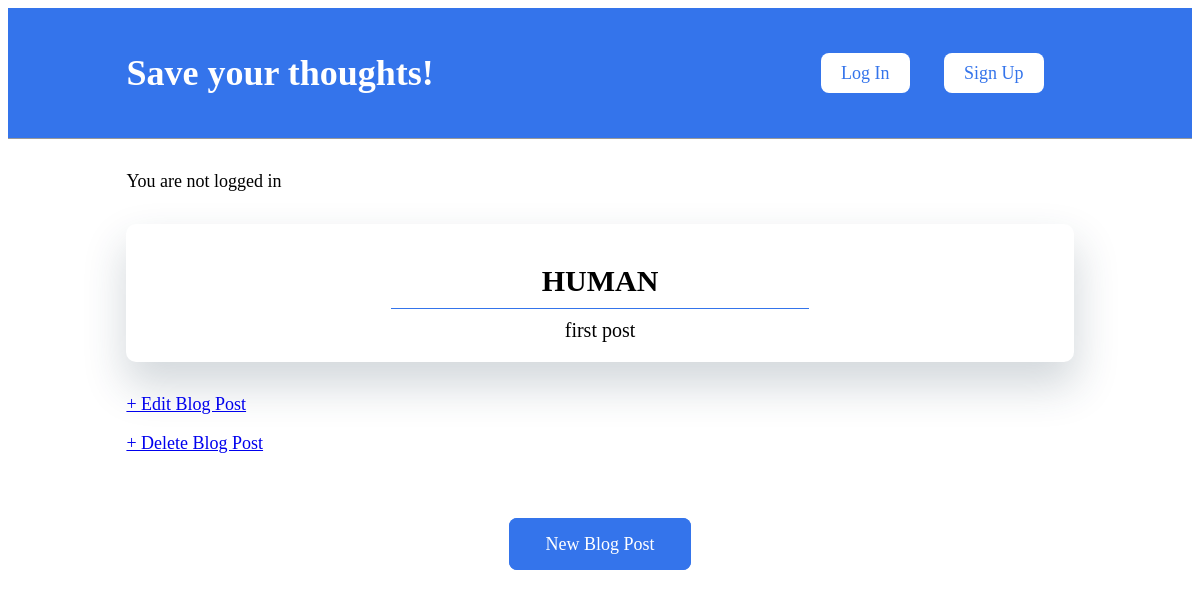
/post/1/, run on an earlier commit of the app's database.
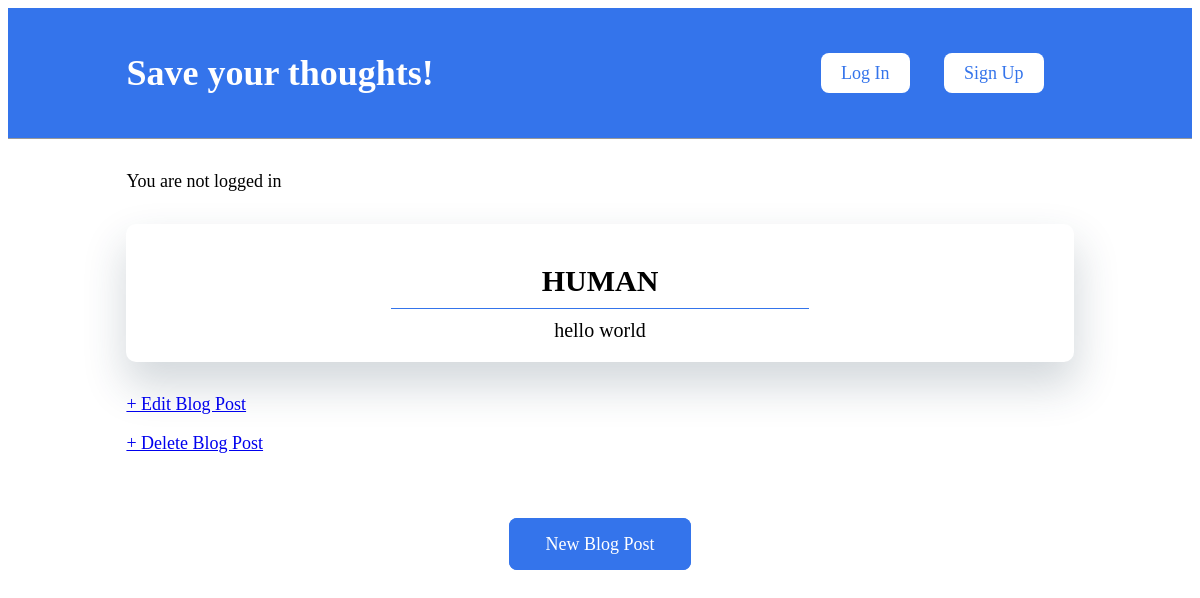
And on a later commit of the database.
### blog/models.py (models this page shows, shortened)
class Post(models.Model):
    title = models.CharField(max_length=200)
    author = models.ForeignKey(
        'auth.User',
        on_delete=models.CASCADE,
    )
    body = models.TextField()

### blog/views.py (the view)
# urls.py: path('post/<int:pk>/', BlogDetailView.as_view(), name='post_detail'),
class BlogDetailView(DetailView):
    model = Post
    template_name = 'post_detail.html'

### blog/templates/post_detail.html
{% extends "base.html" %}
{% block content %}
<div class="post-entry">
    <h2>{{post.title}}</h2>
    <p>{{post.body}}</p>
</div>
<p><a href="{% url 'post_edit' post.pk %}">+ Edit Blog Post</a></p>
<p><a href="{% url 'post_delete' post.pk %}">+ Delete Blog Post</a> </p>
{% endblock content %}

What changed in the data, as far as the page shows it:
changed Post "HUMAN": body "first post" → "hello world"
